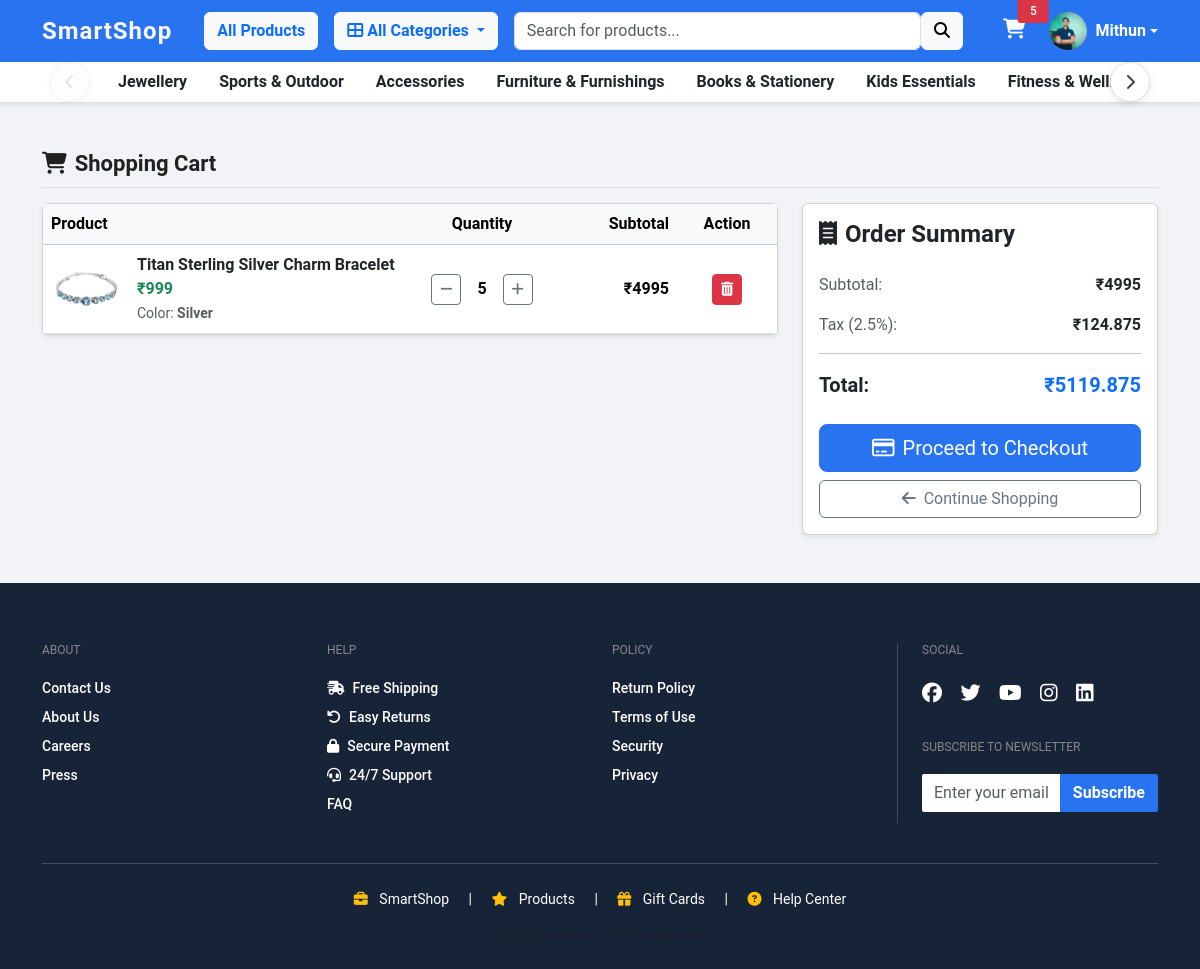
The page /cart/ (signed in) on the database its author committed.
### accounts/models.py (models this page shows, shortened)
class Account(AbstractBaseUser):
    first_name = models.CharField(max_length=100)
    last_name = models.CharField(max_length=100)
    username = models.CharField(max_length=100, unique=True)
    email = models.EmailField(max_length=100, unique=True)
    phone_number = models.CharField(max_length=50)
    date_joined = models.DateTimeField(auto_now_add=True)
    last_login = models.DateTimeField(auto_now_add=True)
    is_admin = models.BooleanField(default=False)
    is_staff = models.BooleanField(default=False)
    is_active = models.BooleanField(default=False)
    is_superadmin = models.BooleanField(default=False)
    USERNAME_FIELD = 'email'
    REQUIRED_FIELDS = ['username', 'first_name', 'last_name']
    objects = MyAccountManager()
    def __str__(self):
        return self.email

class UserProfile(models.Model):
    user = models.OneToOneField(Account, on_delete=models.CASCADE)
    address_line_1 = models.CharField(blank=True, max_length=100)
    address_line_2 = models.CharField(blank=True, max_length=100)
    profile_picture = models.ImageField(
        upload_to='userprofile', blank=True)
    city = models.CharField(blank=True, max_length=20)
    state = models.CharField(blank=True, max_length=20)
    country = models.CharField(blank=True, max_length=20)

### category/models.py (models this page shows, shortened)
class Category(models.Model):
    category_name = models.CharField(max_length=100)
    slug = models.SlugField(max_length=100, unique=True)
    description = models.TextField(blank=True, null=True)
    category_image = models.ImageField(
        upload_to='categories/', blank=True, null=True)
    parent = models.ForeignKey('self', on_delete=models.CASCADE, blank=True, null=True, related_name='children')
    class Meta:
        verbose_name = "Category"
        verbose_name_plural = "Categories"
    def get_url(self):
        return reverse('products_by_category', args=[self.slug])

### carts/models.py (models this page shows)
class CartItem(models.Model):
    user = models.ForeignKey(
        'accounts.Account', on_delete=models.CASCADE, null=True, blank=True)
    product = models.ForeignKey(Product, on_delete=models.CASCADE)
    cart = models.ForeignKey(
        Cart, on_delete=models.CASCADE, null=True, blank=True)
    quantity = models.IntegerField()
    is_active = models.BooleanField(default=True)
    variation_color = models.ForeignKey(
        Variation, related_name='cart_items_color', null=True, blank=True, on_delete=models.SET_NULL)
    variation_size = models.ForeignKey(
        Variation, related_name='cart_items_size', null=True, blank=True, on_delete=models.SET_NULL)
    variations = models.ManyToManyField(Variation, blank=True)
    def sub_total(self):
        return self.product.price * self.quantity
    def __str__(self):
        parts = [self.product.product_name]
        if self.variation_color:
            parts.append(f"Color: {self.variation_color.variation_value}")
        if self.variation_size:
            parts.append(f"Size: {self.variation_size.variation_value}")
        return " - ".join(parts)

### products/models.py (models this page shows, shortened)
class Product(models.Model):
    product_name = models.CharField(max_length=100)
    slug = models.SlugField(max_length=100, unique=True)
    description = models.TextField(max_length=999, blank=True, null=True)
    price = models.IntegerField()
    product_image = models.ImageField(
        upload_to='products/', blank=True, null=True)
    stock = models.IntegerField()
    is_available = models.BooleanField(default=True)
    category = models.ForeignKey('category.Category', on_delete=models.CASCADE)
    created_date = models.DateTimeField(auto_now_add=True)
    modified_date = models.DateTimeField(auto_now=True)
    def get_url(self):
        return reverse('product_detail', args=[self.category.slug, self.slug])

class Variation(models.Model):
    VARIATION_CATEGORY_CHOICES = (
        ('color', 'Color'),
        ('size', 'Size'),
    )
    product = models.ForeignKey(Product, on_delete=models.CASCADE)
    variation_category = models.CharField(
        max_length=100, choices=VARIATION_CATEGORY_CHOICES)
    variation_value = models.CharField(max_length=100)
    is_active = models.BooleanField(default=True)
    created_date = models.DateTimeField(auto_now_add=True)
    objects = VariationManager()

### carts/views.py (the view)
# urls.py: path('', views.cart, name='cart'),
def cart(request, total=0, quantity=0, cart_items=None):
    try:
        tax = 0
        grand_total = 0
        if request.user.is_authenticated:
            cart_items = CartItem.objects.filter(
                user=request.user, is_active=True)
            print(f"DEBUG: Cart items for user {request.user}: {cart_items}")
        else:
            cart = Cart.objects.get(cart_id=_cart_id(request))
            cart_items = CartItem.objects.filter(cart=cart, is_active=True)
        for cart_item in cart_items:
            total += (cart_item.product.price * cart_item.quantity)
            quantity += cart_item.quantity
        tax = (total * 2.5) / 100
        grand_total = total + tax
    except Cart.DoesNotExist:
        pass
    context = {
        'total': total,
        'quantity': quantity,
        'cart_items': cart_items,
        'tax': tax,
        'grand_total': grand_total,
    }
    return render(request, 'store/cart.html', context)

### templates/store/cart.html (shortened to what this page needs)
{% extends "base.html" %}
{% load static %}
{% block content %}
<div class="container my-5">
  <h2 class="section-heading"><i class="fa fa-shopping-cart me-2"></i>Shopping Cart</h2>
  {% if cart_items %}
  <div class="row">
    <div class="col-md-8">
      <div class="card shadow-sm mb-4">
        <div class="table-responsive">
          <table class="table table-hover mb-0">
            <thead class="table-light">
              <tr>
                <th>Product</th>
                <th width="150" class="text-center">Quantity</th>
                <th width="120" class="text-end">Subtotal</th>
                <th width="100" class="text-center">Action</th>
              </tr>
            </thead>
            <tbody>
              {% for item in cart_items %}
              <tr>
                <td>
                  <div class="d-flex align-items-center gap-3">
                    {% if item.product.product_image %}
                    <img src="{{ item.product.product_image.url }}" width="70" height="70"
                         style="object-fit: cover; border-radius: 4px;" />
                    {% else %}
                    <div style="width: 70px; height: 70px; background: #e0e0e0; border-radius: 4px;"></div>
                    {% endif %}
                    <div>
                      <a href="{{ item.product.get_url }}" class="text-decoration-none fw-semibold text-dark">
                        {{ item.product.product_name }}
                      </a>
                      <div class="text-success fw-bold">₹{{ item.product.price }}</div>
                      {% if item.variations.all %}
                        <small class="text-muted">
                          {% for variation in item.variations.all %}
                            {{ variation.variation_category|title }}: <strong>{{ variation.variation_value|title }}</strong>
                          {% endfor %}
                        </small>
                      {% endif %}
                    </div>
                  </div>
                </td>
                <td class="text-center align-middle">
                  <div class="d-flex justify-content-center align-items-center gap-2">
                    <a href="{% url 'remove_cart' item.product.id item.id %}"
                       class="btn btn-sm btn-outline-secondary">
                      <i class="fa fa-minus"></i>
                    </a>
                    <span class="fw-bold px-2">{{ item.quantity }}</span>
                    <a href="{% url 'increment_cart' item.id %}"
                       class="btn btn-sm btn-outline-secondary">
                      <i class="fa fa-plus"></i>
                    </a>
                  </div>
                </td>
                <td class="fw-bold text-end align-middle">₹{{ item.sub_total }}</td>
                <td class="text-center align-middle">
                  <a href="{% url 'remove_cart_item' item.product.id item.id %}"
                     class="btn btn-danger btn-sm">
                    <i class="fa fa-trash"></i>
                  </a>
                </td>
              </tr>
              {% endfor %}
            </tbody>
          </table>
        </div>
      </div>
    </div>
    <div class="col-md-4">
      <div class="card shadow-sm sticky-top" style="top: 20px;">
        <div class="card-body">
          <h4 class="fw-bold mb-4"><i class="fa fa-receipt me-2"></i>Order Summary</h4>
          <div class="d-flex justify-content-between mb-3">
            <span class="text-muted">Subtotal:</span>
            <span class="fw-bold">₹{{ total }}</span>
          </div>
          <div class="d-flex justify-content-between mb-3">
            <span class="text-muted">Tax (2.5%):</span>
            <span class="fw-bold">₹{{ tax }}</span>
          </div>
          <hr />
          <div class="d-flex justify-content-between fs-5 mb-4">
            <span class="fw-bold">Total:</span>
            <span class="fw-bold text-primary">₹{{ grand_total }}</span>
          </div>
          <a href="{% url 'checkout' %}" class="btn btn-primary w-100 btn-lg mb-2">
            <i class="fa fa-credit-card me-2"></i>Proceed to Checkout
          </a>
          <a href="{% url 'products' %}" class="btn btn-outline-secondary w-100">
            <i class="fa fa-arrow-left me-2"></i>Continue Shopping
          </a>
        </div>
      </div>
    </div>
  </div>
  {% endif %}
</div>
{% endblock %}

### templates/includes/navbar.html (shortened to what this page needs)
{% load static %}
<nav
  class="navbar navbar-expand-lg navbar-dark"
  style="background-color: #2874f0"
>
  <div class="container">
    <a class="navbar-brand fw-bold text-light" href="{% url 'home' %}">
      SmartShop
    </a>
    <div class="collapse navbar-collapse" id="mainNavbar">
      <ul class="navbar-nav me-auto mb-2 mb-lg-0">
        <li class="nav-item">
          <a
            href="{% url 'products' %}"
            class="btn btn-light text-primary fw-semibold ms-3"
          >
            All Products
          </a>
        </li>
        <li class="nav-item dropdown ms-3">
          <button
            class="btn btn-light text-primary fw-semibold dropdown-toggle"
            data-bs-toggle="dropdown"
          >
            <i class="fa fa-th-large"></i> All Categories
          </button>
        </li>
      </ul>
      <div class="d-flex mx-lg-3 my-2 my-lg-0 flex-grow-1 position-relative" id="searchWrapper">
        <form
          class="d-flex flex-grow-1"
          action="{% url 'search' %}"
          method="GET"
          id="searchForm"
        >
          <input
            class="form-control rounded-start"
            type="text"
            name="keyword"
            id="searchInput"
            placeholder="Search for products..."
            autocomplete="off"
          />
          <button class="btn btn-light rounded-end" type="submit">
            <i class="fa fa-search"></i>
          </button>
        </form>
      </div>
      <ul class="navbar-nav ms-lg-3 mb-2 mb-lg-0 align-items-center">
        <li class="nav-item position-relative">
          <a href="{% url 'cart' %}" class="nav-link text-white fw-semibold">
            <i class="fa fa-shopping-cart fs-5"></i>
            {% if cart_count > 0 %}
            <span
              class="badge bg-danger position-absolute top-0 start-100 translate-middle"
            >
              {{ cart_count }}
            </span>
            {% endif %}
          </a>
        </li>
        <li class="nav-item ms-3">
          {% if not user.is_authenticated %}
          <div class="text-white small">
            Welcome guest! <br />
            <a href="{% url 'login' %}" class="text-white fw-semibold"
              >Sign in</a
            >
            <span class="mx-1">|</span>
            <a href="{% url 'register' %}" class="text-white fw-semibold"
              >Register</a
            >
          </div>
          {% else %}
          <div class="dropdown">
            <a
              class="d-flex align-items-center text-white text-decoration-none dropdown-toggle"
              href="#"
              id="profileDropdown"
              data-bs-toggle="dropdown"
              aria-expanded="false"
            >
              {% if user.userprofile.profile_picture and user.userprofile.profile_picture.name %}
              <img
                src="{{ user.userprofile.profile_picture.url }}"
                class="rounded-circle me-2"
                width="38"
                height="38"
                alt="User Profile"
                style="object-fit: cover;"
              />
              {% endif %}
              <span class="fw-semibold">{{ user.first_name }}</span>
            </a>
          </div>
          {% endif %}
        </li>
      </ul>
    </div>
  </div>
</nav>
<nav class="bg-white shadow-sm border-bottom category-nav-wrapper">
  <div class="container position-relative">
    <button class="category-scroll-btn category-scroll-left" id="scrollLeftBtn" aria-label="Scroll Left">
      <i class="fa fa-chevron-left"></i>
    </button>
    <div class="d-flex flex-nowrap overflow-auto py-2 category-scroll-container" id="categoryScrollContainer"
         style="scrollbar-width: none; -ms-overflow-style: none; scroll-behavior: smooth;">
      {% for category in links %}
      <div class="nav-item dropdown px-3">
        <a
          class="nav-link text-dark fw-semibold text-nowrap {% if category.children.all %}dropdown-toggle{% endif %}"
          href="{{ category.get_url }}"
        >
          {{ category.category_name }}
        </a>
      </div>
      {% endfor %}
    </div>
    <button class="category-scroll-btn category-scroll-right" id="scrollRightBtn" aria-label="Scroll Right">
      <i class="fa fa-chevron-right"></i>
    </button>
  </div>
</nav>

### rows shown on the page
Account: userprofile.profile_picture (picture), first_name "Mithun"
Category: category_name "Jewellery"
Category: category_name "Sports & Outdoor"
Category: category_name "Accessories"
Category: category_name "Furniture & Furnishings"
Category: category_name "Books & Stationery"
Category: category_name "Kids Essentials"
Category: category_name "Fitness & Wellness"
CartItem: product.product_image (picture), product.product_name "Titan Sterling Silver Charm Bracelet", product.price "999", quantity "5", sub_total "4995"
Variation: variation_category "Color", variation_value "Silver"

### other values the page prints
{{ cart_count }} "5"
{{ total }} "4995"
{{ tax }} "124.875"
{{ grand_total }} "5119.875"
